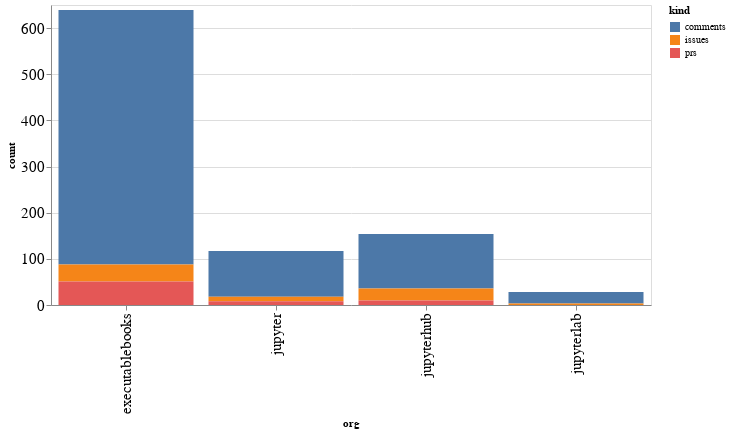

The notebook cell saved with this chart:
### Code cell
alt.Chart(org_summaries, width=600).mark_bar().encode(
    x='org',
    y='count',
    color='kind',
    tooltip="org"
)

### Figure 1 — Vega-Lite specification as saved in the notebook (floating-point values rounded to 4 significant figures)
{"config": {"axisLeft": {"labelFontSize": 15}, "axisBottom": {"labelFontSize": 15}}, "data": {"name": "data-7cca8471a2f7878cf19bcd140f941ba2"}, "mark": "bar", "encoding": {"color": {"type": "nominal", "field": "kind"}, "tooltip": {"type": "nominal", "field": "org"}, "x": {"type": "nominal", "field": "org"}, "y": {"type": "quantitative", "field": "count"}}, "width": 600, "$schema": "https://vega.github.io/schema/vega-lite/v4.8.1.json", "datasets": {"data-7cca8471a2f7878cf19bcd140f941ba2": [{"org": "executablebooks", "kind": "comments", "count": 551}, {"org": "executablebooks", "kind": "issues", "count": 37}, {"org": "executablebooks", "kind": "prs", "count": 51}, {"org": "jupyter", "kind": "comments", "count": 99}, {"org": "jupyter", "kind": "issues", "count": 10}, {"org": "jupyter", "kind": "prs", "count": 8}, {"org": "jupyterhub", "kind": "comments", "count": 118}, {"org": "jupyterhub", "kind": "issues", "count": 26}, {"org": "jupyterhub", "kind": "prs", "count": 10}, {"org": "jupyterlab", "kind": "comments", "count": 25}, {"org": "jupyterlab", "kind": "issues", "count": 3}]}}
